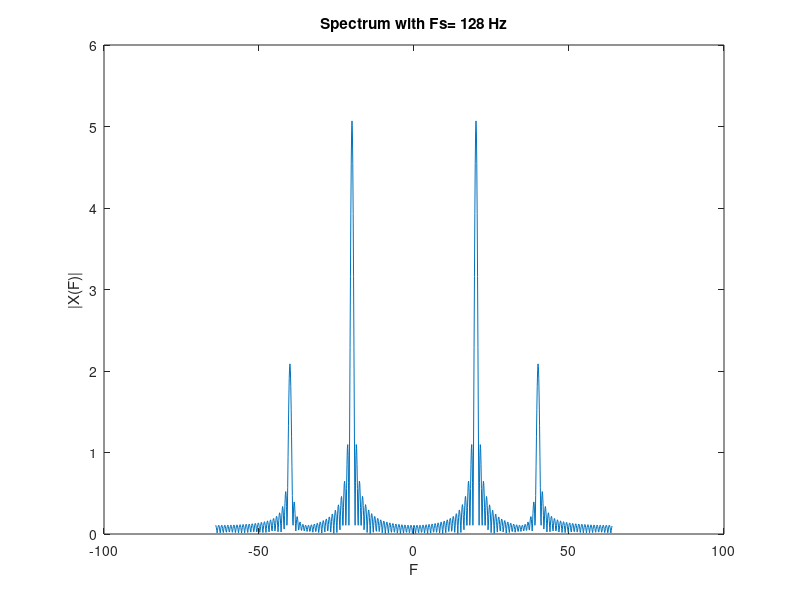
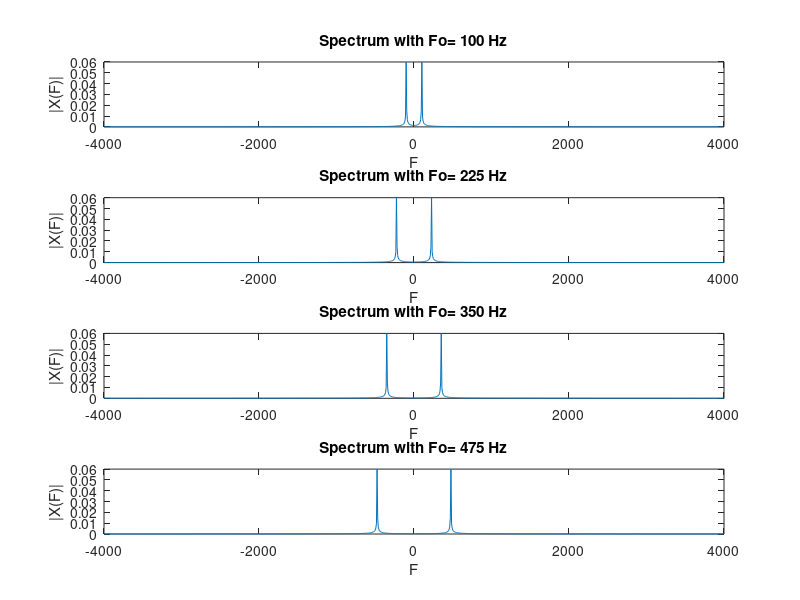
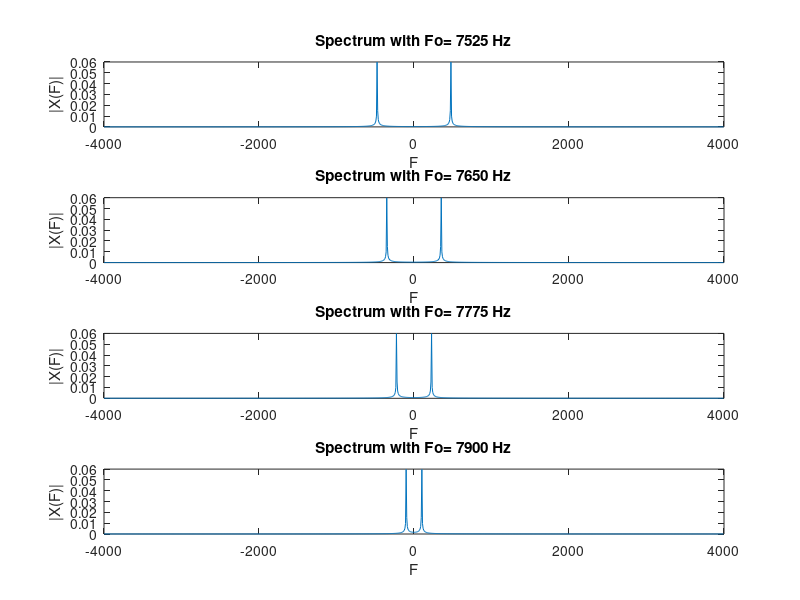

Recreate these plots in MATLAB, in order.
%THL_302_PROJECT1_C
%PRINITIS POLYDOROS 2018030098
%LEONTIS PANAGIOTIS 2018030099
%MANTELOS VASILEIOS 2018030128
close all;
clear all;
%Part A;
%Samples and Period of Sampling
N=1024;
Fs=128;
Ts=1/Fs;
%Sampling Signal
dt=0:Ts:1;
x=10*cos(2*pi*20.*dt)-4*sin(2*pi*40.*dt+5);
%Fourier transform signal and plot
F=[-Fs/2:Fs/N:Fs/2-Fs/N];
xF=fftshift(fft(x,N)./(length(x)));

figure()
plot(F,abs(xF));
title(['Spectrum with Fs= ', num2str(Fs) ,' Hz']);
xlabel('F');
ylabel('|X(F)|')

%Part B
%Frequency of sampling and phase of sin
N=1024;
Fs=8*10^(3);
Ts=1/Fs;
dt=0:Ts:1;
phase=80;
F=[-Fs/2:Fs/N:Fs/2-Fs/N];
%Create discrete time signal and fourier transform and plot in frequency
%Repeat for each F0
%Set i equal to 1 as a flagship for subplot
i=1;
figure()
for F0= [100:125:475]
    subplot(4,1,i)
    x=sin(2*pi*F0.*dt+phase);
    xF=fftshift(fft(x,N)./length(x));
    plot(F,abs(xF));
    title(['Spectrum with Fo= ' ,num2str(F0),' Hz']);
    xlabel('F');
    ylabel('|X(F)|');
    %Increase i for next diagram
    i=i+1;
end
%Create discrete time signal and fourier transform and plot in frequency
%Repeat for each F0
%Set i equal to 1 as a flagship for subplot
i=1;
figure()
for F0=[7525:125:7900]
   subplot(4,1,i)
    x=sin(2*pi*F0.*dt+phase);
    xF=fftshift(fft(x,N)./length(x));
    plot(F,abs(xF));
    title(['Spectrum with Fo= ' ,num2str(F0),' Hz']);
    xlabel('F');
    ylabel('|X(F)|');
    i=i+1;
end
